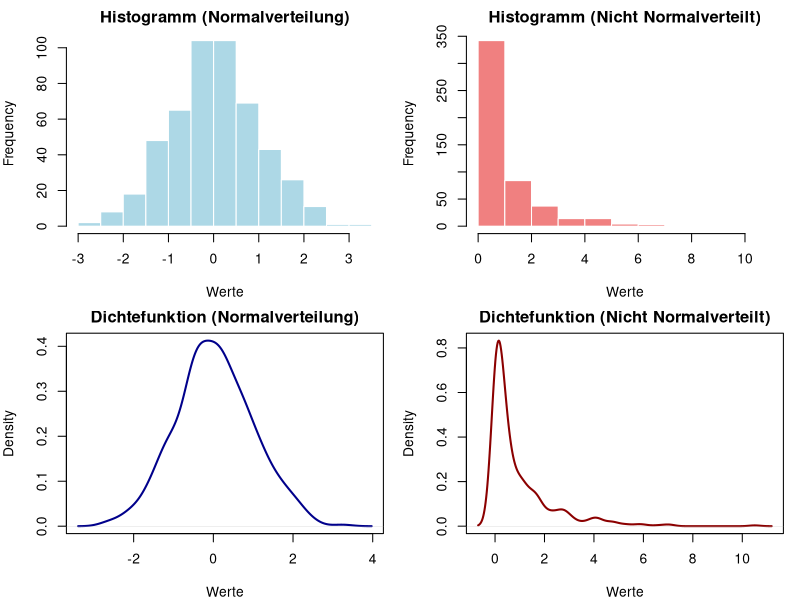
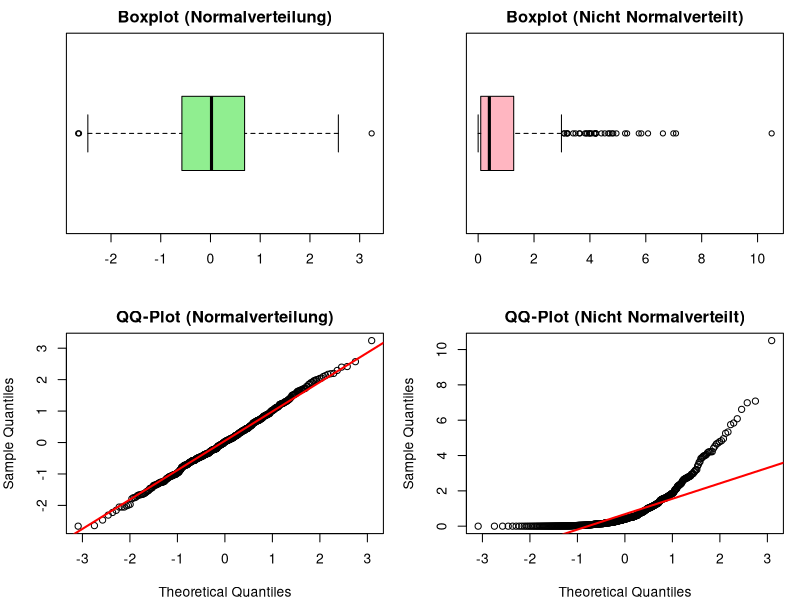
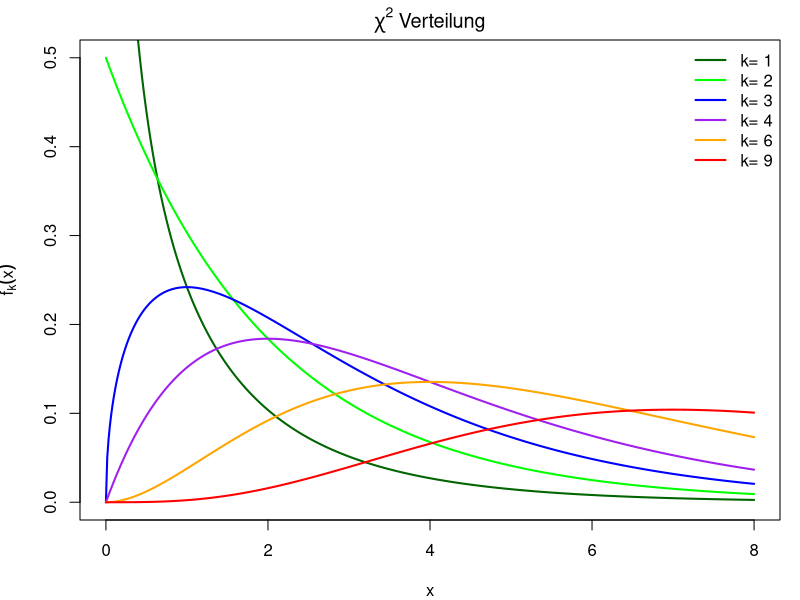

These figures' R source, in order:
## ---- chunk 1
#| echo: true
#| label: p-wert-berechnung
#| code-fold: true
p <- pt(-0.71, df = 4) * 2 # 2 * weil zweiseitig
p
## ---- chunk 2
#| echo: true
#| label: kritischer-t-wert-berechnung
#| code-fold: false
alpha <- 0.05
df <- 4
t_crit <- qt(1 - alpha/2, df)
t_crit
## ---- chunk 3
#| echo: true
#| label: konfidenzintervall-berechnung
#| code-fold: false
x_bar <- 70    # Mittelwert der Stichprobe
s_x_bar <- 7.07  # Standardfehler des Mittelwerts
ci_lower <- x_bar - t_crit * s_x_bar
ci_upper <- x_bar + t_crit * s_x_bar
c(ci_lower, ci_upper)
## ---- chunk 4
#| label: data-generation
#| echo: true
# Daten generieren
set.seed(123)
normal_data <- rnorm(500)        # 500 normalverteilte Zufallszahlen
non_normal_data <- normal_data^2 # quadrierte Zufallszahlen (nicht normalverteilt)

# Shapiro-Wilk-Test für beide Datensätze
shapiro_result_normal <- shapiro.test(normal_data)
shapiro_result_non_normal <- shapiro.test(non_normal_data)

# Shapiro-Wilk-Test für normal_data:
cat("W-Teststatistik:", round(shapiro_result_normal$statistic, 4), "\n")
cat("p-Wert:", round(shapiro_result_normal$p.value, 4), "\n")

# Shapiro-Wilk-Test für non_normal_data:
cat("W-Teststatistik:", round(shapiro_result_non_normal$statistic, 4), "\n")
cat("p-Wert:", round(shapiro_result_non_normal$p.value, 4), "\n")
## ---- chunk 5
#| label: textual-output
#| code-fold: true
#| output: asis

if (shapiro_result_normal$p.value > 0.05) {
  cat("Die Nullhypothese der Normalverteilung kann nicht verworfen werden. \n`normal_data` ist normalverteilt.\n\n")
} else {
  cat("Die Nullhypothese der Normalverteilung wird verworfen. \n`normal_data` ist **nicht** normalverteilt.\n\n")
}

if (shapiro_result_non_normal$p.value > 0.05) {
  cat("Die Nullhypothese der Normalverteilung kann nicht verworfen werden. \n`non_normal_data` ist normalverteilt.\n\n")
} else {
  cat("Die Nullhypothese der Normalverteilung wird verworfen. \n`non_normal_data` ist **nicht** normalverteilt.\n\n")
}
## ---- chunk 6
#| label: visual-comparison
#| code-fold: true
#| fig-cap: "Visualisierung der Normalverteilung"
# Layout für nebeneinanderstehende Plots definieren
par(mfrow = c(2, 2), mar = c(4, 4, 2, 1))

# Histogramm
hist(normal_data, 
     main = "Histogramm (Normalverteilung)", 
     xlab = "Werte", 
     col = "lightblue", 
     border = "white")
hist(non_normal_data, 
     main = "Histogramm (Nicht Normalverteilt)", 
     xlab = "Werte", 
     col = "lightcoral", 
     border = "white")

# Dichtefunktion
plot(density(normal_data), 
     main = "Dichtefunktion (Normalverteilung)", 
     xlab = "Werte", 
     col = "darkblue", 
     lwd = 2)
plot(density(non_normal_data), 
     main = "Dichtefunktion (Nicht Normalverteilt)", 
     xlab = "Werte", 
     col = "darkred", 
     lwd = 2)

# Boxplot
boxplot(normal_data, 
        main = "Boxplot (Normalverteilung)", 
        col = "lightgreen", 
        horizontal = TRUE)
boxplot(non_normal_data, 
        main = "Boxplot (Nicht Normalverteilt)", 
        col = "lightpink", 
        horizontal = TRUE)

# QQ-Plot
qqnorm(normal_data, 
       main = "QQ-Plot (Normalverteilung)")
qqline(normal_data, col = "red", lwd = 2)

qqnorm(non_normal_data, 
       main = "QQ-Plot (Nicht Normalverteilt)")
qqline(non_normal_data, col = "red", lwd = 2)

# Layout zurücksetzen
par(mfrow = c(1, 1))
## ---- chunk 7
#| label: chi-squared-distribution
#| echo: true
#| code-fold: true
#| fig-cap: "Chi-Quadrat-Verteilung"
# Chi-Quadrat-Verteilung plotten
x <- seq(0, 8, length.out = 500)
df_values <- c(1, 2, 3, 4, 6, 9)

# Farben definieren
colors <- c("darkgreen", "green", "blue", "purple", "orange", "red")

# Plot erstellen
plot(x, dchisq(x, df = 1), type = "l", lwd = 2, col = colors[1], 
     ylim = c(0, 0.5), xlab = "x", ylab = expression(f[k](x)), 
     main = expression(chi^2~"Verteilung"))

# Weitere Linien hinzufügen
for (i in 2:length(df_values)) {
  lines(x, dchisq(x, df = df_values[i]), col = colors[i], lwd = 2)
}

# Legende hinzufügen
legend("topright", legend = paste("k=", df_values), 
       col = colors, lwd = 2, bty = "n")
